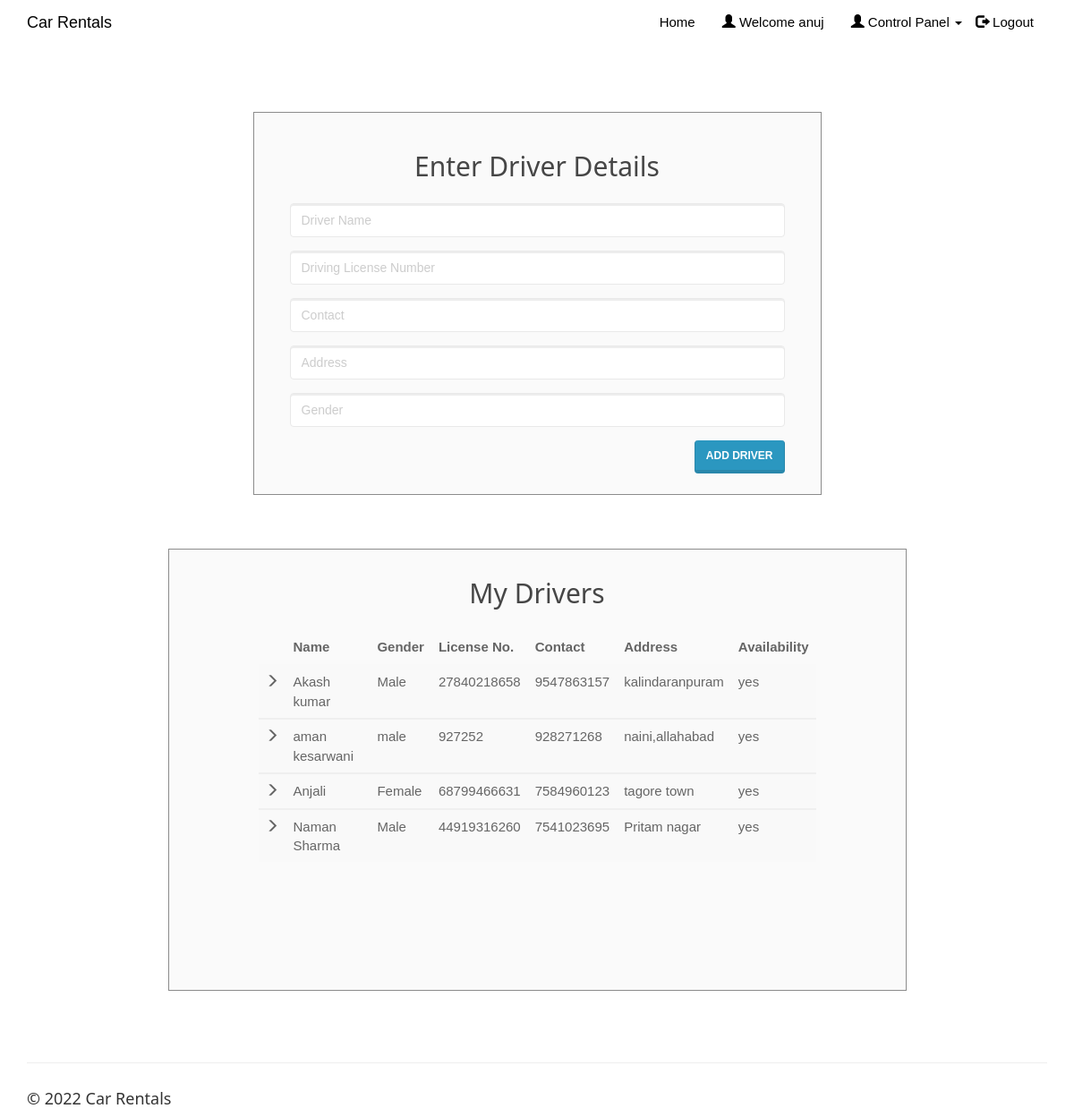
Screenshot of /enterdriver.php (signed in) with the database file from the repository.
### tables this page shows
CREATE TABLE `driver` (
  `driver_id` int(20) NOT NULL,
  `driver_name` varchar(50) NOT NULL,
  `dl_number` varchar(50) NOT NULL,
  `driver_phone` varchar(15) NOT NULL,
  `driver_address` varchar(50) NOT NULL,
  `driver_gender` varchar(10) NOT NULL,
  `client_username` varchar(50) NOT NULL,
  `driver_availability` varchar(10) NOT NULL
);

### enterdriver.php (the view, shortened to what this page needs)
<!DOCTYPE html>
<html>
<?php
include('session_client.php'); ?>
<head>
<link rel="stylesheet" href="assets/bootstrap/css/bootstrap.min.css">
<link rel="stylesheet" href="assets/fonts/font-awesome.min.css">
    <link rel="stylesheet" href="assets/w3css/w3.css">
<link rel="stylesheet" type="text/css" href="assets/css/customerlogin.css">
<link rel="stylesheet" type="text/css" media="screen" href="assets/css/clientpage.css" />
</head>
<body>
 <nav class="navbar navbar-custom navbar-fixed-top" role="navigation" style="color: black">
        <div class="container">
            <div class="navbar-header">
                <a class="navbar-brand page-scroll" href="index.php">
                   Car Rentals </a>
            </div>
            <?php
                if(isset($_SESSION['login_client'])){
            ?>
            <div class="collapse navbar-collapse navbar-right navbar-main-collapse">
                <ul class="nav navbar-nav">
                    <li>
                        <a href="index.php">Home</a>
                    </li>
                    <li>
                        <a href="#"><span class="glyphicon glyphicon-user"></span> Welcome <?php echo $_SESSION['login_client']; ?></a>
                    </li>
                    <li>
                    <ul class="nav navbar-nav navbar-right">
            <li><a href="#" class="dropdown-toggle active" data-toggle="dropdown" role="button" aria-haspopup="true" aria-expanded="false"><span class="glyphicon glyphicon-user"></span> Control Panel <span class="caret"></span> </a>
            </li>
          </ul>
                    </li>
                    <li>
                        <a href="logout.php"><span class="glyphicon glyphicon-log-out"></span> Logout</a>
                    </li>
                </ul>
            </div>
            <?php
                }
                ?>
        </div>
    </nav>
    <div class="container" style="margin-top: 65px;" >
    <div class="col-md-7" style="float: none; margin: 0 auto;">
      <div class="form-area">
        <form role="form" action="enterdriver1.php" method="POST">
        <br style="clear: both">
          <h3 style="margin-bottom: 25px; text-align: center; font-size: 30px;"> Enter Driver Details </h3>
          <div class="form-group">
            <input type="text" class="form-control" id="driver_name" name="driver_name" placeholder="Driver Name " required autofocus="">
          </div>
          <div class="form-group">
            <input type="text" class="form-control" id="dl_number" name="dl_number" placeholder="Driving License Number" required>
          </div>
          <div class="form-group">
            <input type="text" class="form-control" id="driver_phone" name="driver_phone" placeholder="Contact" required>
          </div>
          <div class="form-group">
            <input type="text" class="form-control" id="driver_address" name="driver_address" placeholder="Address" required>
          </div>
          <div class="form-group">
            <input type="text" class="form-control" id="driver_gender" name="driver_gender" placeholder="Gender" required>
          </div>
           <button type="submit" id="submit" name="submit" class="btn btn-primary pull-right"> Add Driver</button>
        </form>
      </div>
    </div>
    <div class="col-md-9" style="float: none; margin: 0 auto;">
    <div class="form-area" style="padding: 0px 100px 100px 100px;">
        <form action="" method="POST">
        <br style="clear: both">
          <h3 style="margin-bottom: 25px; text-align: center; font-size: 30px;"> My Drivers </h3>
<?php
$user_check=$_SESSION['login_client'];
$sql = "SELECT * FROM driver d WHERE d.client_username='$user_check' ORDER BY driver_name";
$result = mysqli_query($conn, $sql);
if (mysqli_num_rows($result) > 0) {
  ?>
  <table class="table table-striped">
    <thead class="thead-dark">
      <tr>
        <th>     </th>
        <th> Name</th>
        <th> Gender </th>
        <th> License No. </th>
        <th> Contact </th>
        <th> Address </th>
        <th> Availability </th>
      </tr>
    </thead>
    <?PHP
      while($row = mysqli_fetch_assoc($result)){
    ?>
  <tbody>
    <tr>
      <td> <span class="glyphicon glyphicon-menu-right"></span> </td>
      <td><?php echo $row["driver_name"]; ?></td>
      <td><?php echo $row["driver_gender"]; ?></td>
      <td><?php echo $row["dl_number"]; ?></td>
      <td><?php echo $row["driver_phone"]; ?></td>
      <td><?php echo $row["driver_address"]; ?></td>
      <td><?php echo $row["driver_availability"]; ?></td>
    </tr>
  </tbody>
  <?php } ?>
  </table>
    <br>
  <?php } else { ?>
  <h4><center>0 Drivers available</center> </h4>
  <?php } ?>
        </form>
</div>
        </div>
    </div>
</body>
<footer class="site-footer">
        <div class="container">
            <hr>
            <div class="row">
                <div class="col-sm-6">
                    <h5>© <?php echo date("Y"); ?> Car Rentals</h5>
                </div>
            </div>
        </div>
    </footer>
</html>

### faq/assets/w3css/w3.css (style rules this page uses)
*,*:before,*:after { box-sizing:inherit }
html { -ms-text-size-adjust:100%;-webkit-text-size-adjust:100% }
body { margin:0 }
article,aside,details,figcaption,figure,footer,header,main,menu,nav,section,summary { display:block }
a { background-color:transparent;-webkit-text-decoration-skip:objects }
hr { box-sizing:content-box;height:0;overflow:visible }
button,input,select,textarea { font:inherit;margin:0 }
button,input { overflow:visible }
button,select { text-transform:none }
button,html [type=button],[type=reset],[type=submit] { -webkit-appearance:button }
html,body { font-family:Verdana,sans-serif;font-size:15px;line-height:1.5 }
html { overflow-x:hidden }
h3 { font-size:24px }
h5 { font-size:18px }
h1,h2,h3,h4,h5,h6 { font-family:"Segoe UI",Arial,sans-serif;font-weight:400;margin:10px 0 }
hr { border:0;border-top:1px solid #eee;margin:20px 0 }
a { color:inherit }

### assets/css/customerlogin.css (style rules this page uses)
body, html { height: 100%; }
body { padding-top: 50px; background-size: 100%; }
footer { display: block; }

### rows the page displays
driver: driver_name "Akash kumar", driver_gender "Male", dl_number "27840218658", driver_phone "9547863157", driver_address "kalindaranpuram", driver_availability "yes"
driver: driver_name "aman kesarwani", driver_gender "male", dl_number "927252", driver_phone "928271268", driver_address "naini,allahabad", driver_availability "yes"
driver: driver_name "Anjali", driver_gender "Female", dl_number "68799466631", driver_phone "7584960123", driver_address "tagore town", driver_availability "yes"
driver: driver_name "Naman Sharma", driver_gender "Male", dl_number "44919316260", driver_phone "7541023695", driver_address "Pritam nagar", driver_availability "yes"

### other values shown
$_SESSION['login_client'] "anuj"
